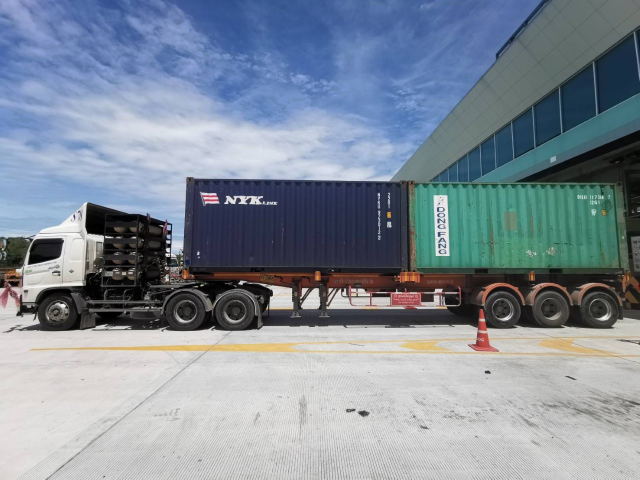
#> input picture images/ContainerLeftSideView.jpg, 1280 x 960 px (shown at 1/2 size)
$ python -i myImageUtils.py   (imports and definitions only)
#> lines starting #> are read from the running program, lines starting #| are printed output that depends on the picture; after the words box and inside, x2 and y2 are one past the last pixel; in counts of white or black regions, pixels touching at a corner belong together
import cv2 as cv
import numpy as np


def getThresholdedImage(image):
    blurImg = cv.GaussianBlur(image, (5, 5), 0)
    # find normalized_histogram, and its cumulative distribution function
    hist = cv.calcHist([blurImg], [0], None, [256], [0, 256])
    hist_norm = hist.ravel() / hist.max()
    Q = hist_norm.cumsum()
    bins = np.arange(256)
    fn_min = np.inf
    thresh = -1
    for i in range(1, 256):
        p1, p2 = np.hsplit(hist_norm, [i])  # probabilities
        q1, q2 = Q[i], Q[255] - Q[i]  # cum sum of classes
        b1, b2 = np.hsplit(bins, [i])  # weights
        # finding means and variances
        m1, m2 = np.sum(p1 * b1) / q1, np.sum(p2 * b2) / q2
        v1, v2 = np.sum(((b1 - m1) ** 2) * p1) / q1, np.sum(((b2 - m2) ** 2) * p2) / q2
        # calculates the minimization function
        fn = v1 * q1 + v2 * q2
        if fn < fn_min:
            fn_min = fn
            thresh = i
    # find otsu's threshold value with OpenCV function
    ret, resultImage = cv.threshold(blurImg, 0, 255, cv.THRESH_BINARY + cv.THRESH_OTSU)
    print("{} {}".format(thresh, ret))
    return resultImage

>>> import cv2
>>> picture = cv2.imread('../images/ContainerLeftSideView.jpg', cv2.IMREAD_GRAYSCALE)
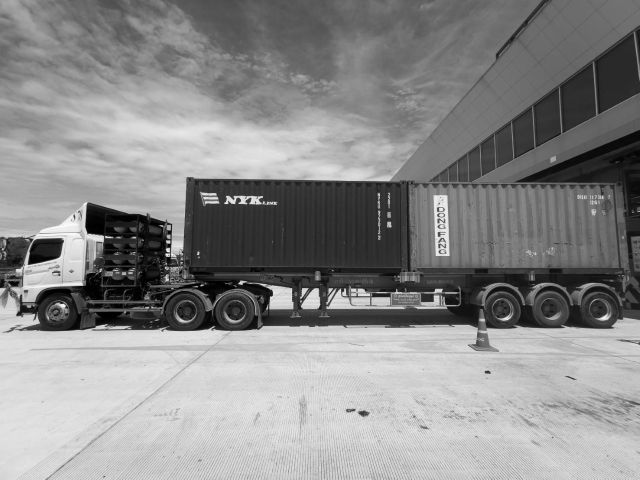
#> picture: shape (960, 1280) (shown at 1/2 size); min 0, max 255, mean 139
>>> result = getThresholdedImage(picture)
#> in getThresholdedImage, `hist = cv.calcHist([blurImg], [0], None, [256], [0, 256])`: hist = 256 values, max 15382 at index 214, min 0 at index 250, mean 4800
#> in getThresholdedImage, `hist_norm = hist.ravel() / hist.max()`: hist_norm = 256 values, max 1 at index 214, min 0 at index 250, mean 0.312
#> in getThresholdedImage, `Q = hist_norm.cumsum()`: Q = 256 values from 0.00657 to 79.89
#> the loop in getThresholdedImage, `for i in range(1, 256):` made 255 passes
#> (p1, q1, q2, m1, m2, v1, v2, fn) on passes 1 to 6: ([0.00657], 0.085, 79.8, 0, 139.1, 0, 4109.8, 327965.6), ([0.00657, 0.0785], 0.162, 79.72, 0.484, 139.3, 0.138, 4095, 326469.5), ([0.00657, 0.0785, 0.0771], 0.246, 79.64, 0.947, 139.4, 0.373, 4081.1, 325018.1), ([0.00657, 0.0785, 0.0771, 0.0835], 0.326, 79.56, 1.48, 139.6, 0.754, 4065.7, 323465.1), ([0.00657, 0.0785, 0.0771, 0.0835, 0.0808], 0.399, 79.49, 2.02, 139.7, 1.27, 4050.8, 321981.5), ([0.00657, 0.0785, 0.0771, 0.0835, 0.0808, 0.0727], 0.473, 79.41, 2.47, 139.8, 1.91, 4037.9, 320664.8)
#> (q1, q2, m1, m2, v1, v2, fn, fn_min) on passes 8 to 13: (0.609, 79.28, 3.44, 140, 3.74, 4012.9, 318129.5, 318129.5), (0.686, 79.2, 3.83, 140.2, 4.87, 4002.1, 316968, 316968), (0.772, 79.11, 4.31, 140.3, 6.35, 3989.6, 315640.2, 315640.2), (0.916, 78.97, 4.57, 140.6, 7.96, 3978.5, 314189.4, 314189.4), (1.02, 78.86, 5.65, 140.7, 10.67, 3953.2, 311774.3, 311774.3), (1.12, 78.76, 6.27, 140.9, 12.45, 3936.1, 310033.7, 310033.7)
#> in getThresholdedImage, `ret, resultImage = cv.threshold(blurImg, 0, 255, cv.THRESH_BINARY + cv..`:
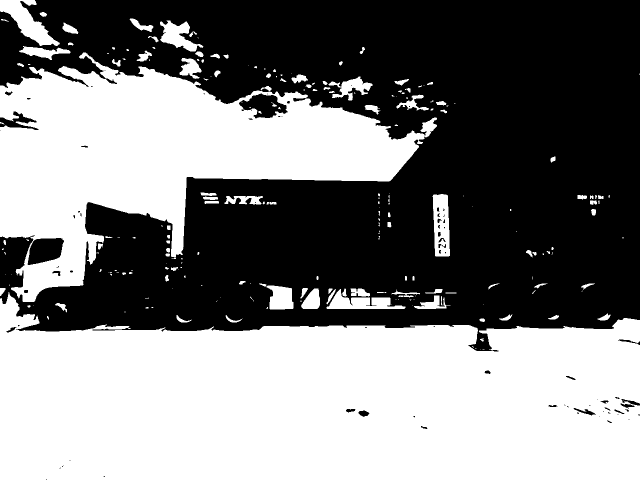
#> resultImage: shape (960, 1280) (shown at 1/2 size); 49.7% white; 224 white regions (113 under 20 px), largest, box (x1, y1, x2, y2) and area: (0, 584, 1280, 960) 389992, (0, 105, 874, 604) 188112, (0, 0, 120, 92) 4373
#| 140 139.0
